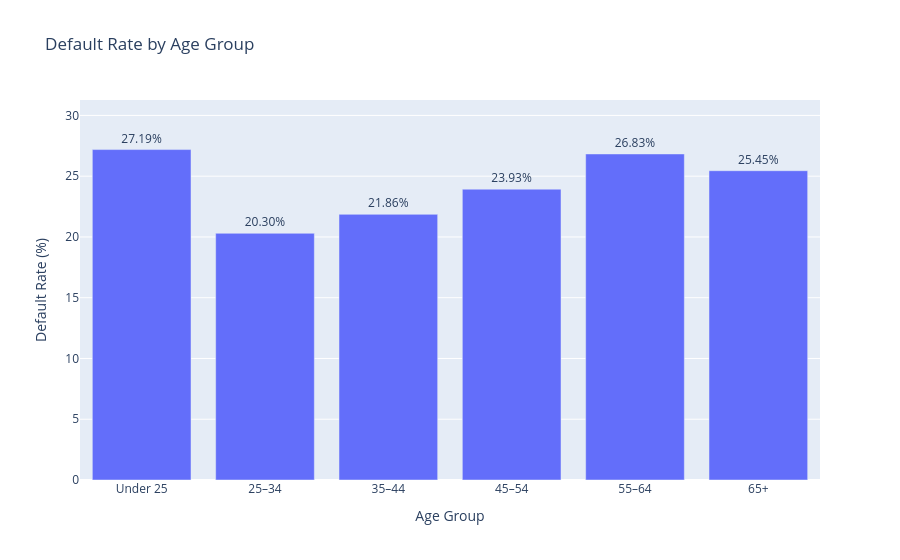

Here is the notebook cell this chart was saved with:
### Code cell
fig = px.bar(
    age_summary,
    x="age_band",
    y="default_rate_pct",
    text="default_rate_pct",
    title="Default Rate by Age Group",
    labels={
        "age_band": "Age Group",
        "default_rate_pct": "Default Rate (%)",
    },
)

fig.update_traces(
    texttemplate="%{text:.2f}%",
    textposition="outside",
)

fig.update_layout(
    yaxis_range=[
        0,
        age_summary["default_rate_pct"].max() * 1.15,
    ]
)

fig.show()

### Figure 1 — Plotly figure (JSON) as saved in the notebook; plotly's stock layout.template omitted (floating-point values rounded to 4 significant figures)
{"data": [{"hovertemplate": "Age Group=%{x}<br>Default Rate (%)=%{text}<extra></extra>", "legendgroup": "", "marker": {"color": "#636efa", "pattern": {"shape": ""}}, "name": "", "orientation": "v", "showlegend": false, "text": [27.19, 20.3, 21.86, 23.93, 26.83, 25.45], "textposition": "outside", "texttemplate": "%{text:.2f}%", "type": "bar", "x": ["Under 25", "25–34", "35–44", "45–54", "55–64", "65+"], "xaxis": "x", "y": [27.19, 20.3, 21.86, 23.93, 26.83, 25.45], "yaxis": "y"}], "layout": {"barmode": "relative", "legend": {"tracegroupgap": 0}, "title": {"text": "Default Rate by Age Group"}, "xaxis": {"anchor": "y", "domain": [0, 1], "title": {"text": "Age Group"}}, "yaxis": {"anchor": "x", "domain": [0, 1], "range": [0, 31.27], "title": {"text": "Default Rate (%)"}}}}
